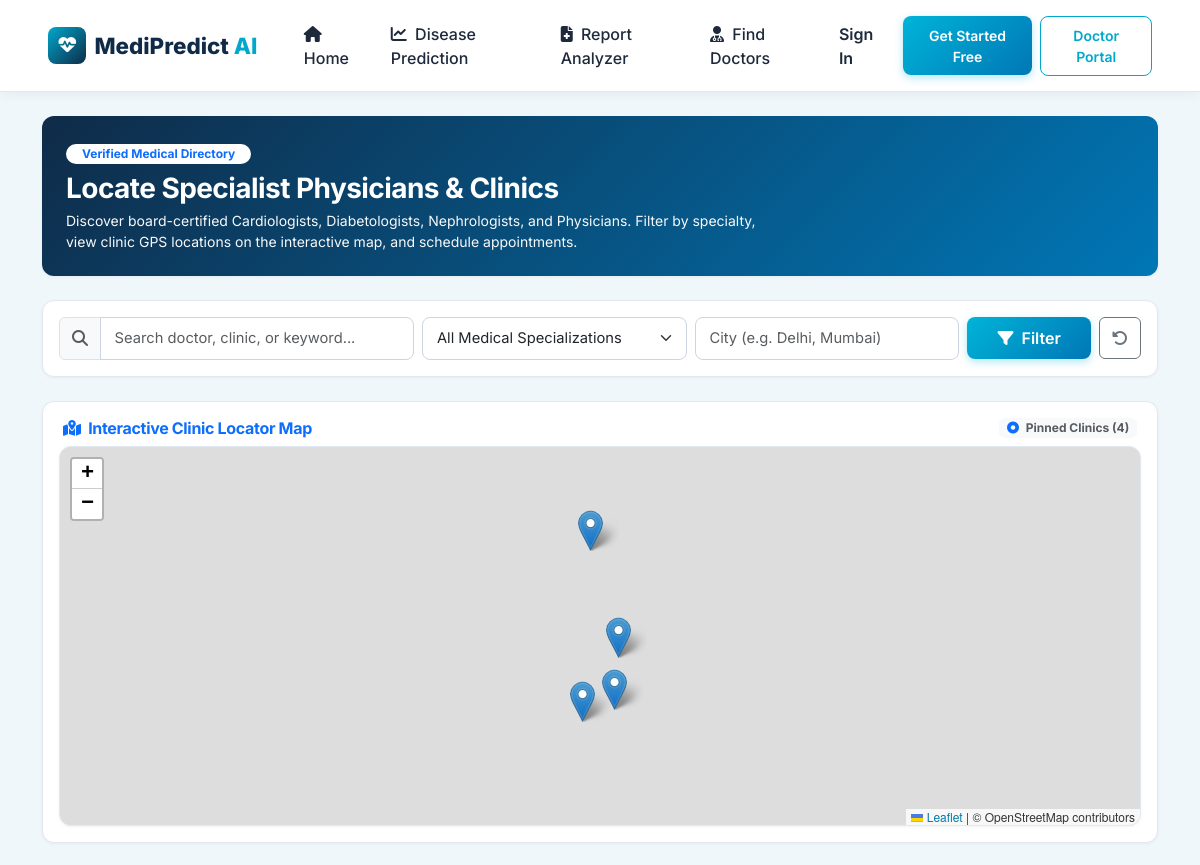
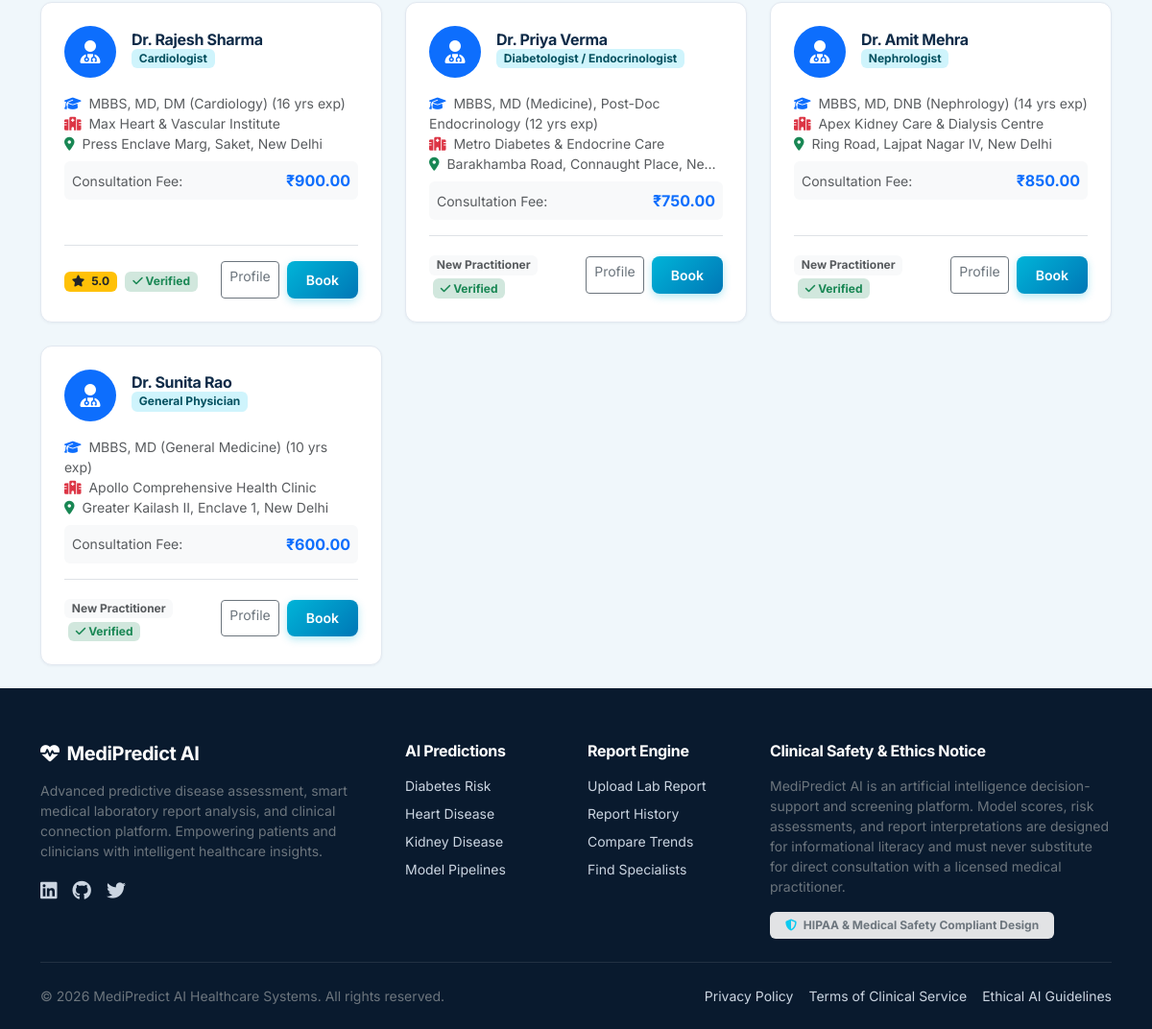
The app's page /appointments/find/ with its own data (2 pictures, top to bottom).
### core/models.py (models this page shows, shortened)
class DoctorProfile(models.Model):
    SPECIALIZATIONS = [
        ('General Physician', 'General Physician'),
        ('Cardiologist', 'Cardiologist (Heart Specialist)'),
        ('Diabetologist / Endocrinologist', 'Diabetologist / Endocrinologist'),
        ('Nephrologist', 'Nephrologist (Kidney Specialist)'),
        ('Pathologist', 'Pathologist (Lab Medicine)'),
        ('Pulmonologist', 'Pulmonologist (Chest & Lungs)'),
        ('Neurologist', 'Neurologist'),
        ('Pediatrician', 'Pediatrician'),
    ]
    user = models.OneToOneField(CustomUser, on_delete=models.CASCADE, related_name='doctor_profile')
    qualification = models.CharField(max_length=150, help_text="e.g. MBBS, MD, DM (Cardiology)")
    specialization = models.CharField(max_length=60, choices=SPECIALIZATIONS, default='General Physician')
    license_number = models.CharField(max_length=50, unique=True, help_text="Medical Council Registration No.")
    clinic_name = models.CharField(max_length=150, default="City Health Clinic")
    clinic_address = models.TextField(default="Connaught Place, Central Delhi")
    city = models.CharField(max_length=100, default="New Delhi")
    latitude = models.FloatField(default=28.6139, help_text="GPS Latitude for map integration")
    longitude = models.FloatField(default=77.2090, help_text="GPS Longitude for map integration")
    consultation_fee = models.DecimalField(max_digits=8, decimal_places=2, default=500.00)
    experience_years = models.PositiveIntegerField(default=5)
    bio = models.TextField(blank=True, null=True)
    is_verified = models.BooleanField(default=False, help_text="Verified by MediPredict AI Admin")
    available_days = models.CharField(max_length=100, default="Mon, Tue, Wed, Thu, Fri, Sat")
    available_time_start = models.TimeField(default="09:00:00")
    available_time_end = models.TimeField(default="17:00:00")

class CustomUser(AbstractUser):
    ROLE_CHOICES = (
        ('PATIENT', 'Patient'),
        ('DOCTOR', 'Doctor'),
        ('ADMIN', 'Administrator'),
    )
    role = models.CharField(max_length=15, choices=ROLE_CHOICES, default='PATIENT')
    phone = models.CharField(max_length=20, blank=True, null=True)
    date_of_birth = models.DateField(blank=True, null=True)
    gender = models.CharField(
        max_length=15,
        choices=[('Male', 'Male'), ('Female', 'Female'), ('Other', 'Other')],
        blank=True, null=True
    )
    profile_picture = models.ImageField(upload_to='avatars/', blank=True, null=True)
    created_at = models.DateTimeField(auto_now_add=True)
    updated_at = models.DateTimeField(auto_now=True)

### appointments/views.py (the view, shortened to what this page needs)
# urls.py: path('find/', views.find_doctors, name='find_doctors'),
def find_doctors(request):
    query = request.GET.get('q', '').strip()
    specialty = request.GET.get('specialty', '').strip()
    city = request.GET.get('city', '').strip()
    doctors = DoctorProfile.objects.select_related('user').annotate(
        avg_rating=Avg('received_reviews__rating')
    ).all()
    if specialty:
        doctors = doctors.filter(specialization=specialty)
    if city:
        doctors = doctors.filter(city__icontains=city)
    doctors_map_data = []
    for doc in doctors:
        doctors_map_data.append({
            'id': doc.id,
            'name': f"Dr. {doc.user.get_full_name() or doc.user.username}",
            'specialty': doc.specialization,
            'clinic': doc.clinic_name,
            'address': doc.clinic_address,
            'city': doc.city,
            'fee': str(doc.consultation_fee),
            'lat': doc.latitude,
            'lng': doc.longitude,
            'url': f"/appointments/doctor/{doc.id}/"
        })
    specialties = [s[0] for s in DoctorProfile.SPECIALIZATIONS]
    return render(request, 'appointments/find_doctors.html', {
        'doctors': doctors,
        'specialties': specialties,
        'selected_specialty': specialty,
        'selected_city': city,
        'query': query,
        'map_data_json': json.dumps(doctors_map_data),
    })

### templates/appointments/find_doctors.html (shortened to what this page needs)
{% extends 'base.html' %}
{% block content %}
<div class="container py-4">
    <div class="card card-medi p-4 mb-4 border-0" style="background: linear-gradient(135deg, #0f2b48, #0077b6); color: white;">
        <div class="row align-items-center g-3">
            <div class="col-lg-8">
                <span class="badge bg-white text-primary mb-2 px-3 py-1 fw-bold rounded-pill">Verified Medical Directory</span>
                <h3 class="fw-bold text-white mb-1">Locate Specialist Physicians & Clinics</h3>
                <p class="small text-light opacity-90 mb-0">
                    Discover board-certified Cardiologists, Diabetologists, Nephrologists, and Physicians. Filter by specialty, view clinic GPS locations on the interactive map, and schedule appointments.
                </p>
            </div>
        </div>
    </div>
    <div class="card card-medi p-3 mb-4">
        <form method="get" class="row g-2 align-items-center">
            <div class="col-md-4">
                <div class="input-group">
                    <span class="input-group-text bg-light"><i class="fa-solid fa-magnifying-glass text-muted"></i></span>
                    <input type="text" name="q" class="form-control" placeholder="Search doctor, clinic, or keyword..." value="{{ query }}">
                </div>
            </div>
            <div class="col-md-3">
                <select name="specialty" class="form-select">
                    <option value="">All Medical Specializations</option>
                </select>
            </div>
            <div class="col-md-3">
                <input type="text" name="city" class="form-control" placeholder="City (e.g. Delhi, Mumbai)" value="{{ selected_city }}">
            </div>
            <div class="col-md-2 d-flex gap-2">
                <button type="submit" class="btn btn-cyan w-100 py-2">
                    <i class="fa-solid fa-filter me-1"></i> Filter
                </button>
                <a href="{% url 'appointments:find_doctors' %}" class="btn btn-outline-secondary py-2" title="Reset Filters">
                    <i class="fa-solid fa-rotate-left"></i>
                </a>
            </div>
        </form>
    </div>
    <div class="card card-medi p-3 mb-4">
        <div class="d-flex justify-content-between align-items-center mb-2 px-1">
            <h6 class="fw-bold text-primary mb-0"><i class="fa-solid fa-map-location-dot me-1"></i> Interactive Clinic Locator Map</h6>
            <span class="badge bg-light text-muted small"><i class="fa-solid fa-circle-dot text-primary me-1"></i> Pinned Clinics ({{ doctors.count }})</span>
        </div>
        <div id="doctorsMap"></div>
    </div>
    <div class="row g-4">
        {% for doc in doctors %}
            <div class="col-md-6 col-lg-4">
                <div class="card card-medi card-medi-interactive h-100 p-4">
                    <div class="d-flex align-items-center gap-3 mb-3">
                        <div class="rounded-circle bg-primary text-white d-flex align-items-center justify-content-center fw-bold fs-4 flex-shrink-0" style="width: 54px; height: 54px;">
                            <i class="fa-solid fa-user-doctor"></i>
                        </div>
                        <div class="overflow-hidden">
                            <h6 class="fw-bold mb-0 text-truncate">Dr. {{ doc.user.get_full_name|default:doc.user.username }}</h6>
                            <span class="badge bg-info-subtle text-info-emphasis small text-truncate d-inline-block" style="max-width: 100%;">
                                {{ doc.specialization }}
                            </span>
                        </div>
                    </div>
                    <div class="small text-muted mb-2">
                        <div><i class="fa-solid fa-graduation-cap text-primary me-1"></i> {{ doc.qualification }} ({{ doc.experience_years }} yrs exp)</div>
                        <div class="text-truncate"><i class="fa-solid fa-hospital text-danger me-1"></i> {{ doc.clinic_name }}</div>
                        <div class="text-truncate"><i class="fa-solid fa-location-dot text-success me-1"></i> {{ doc.clinic_address }}, {{ doc.city }}</div>
                    </div>
                    <div class="d-flex justify-content-between align-items-center p-2 rounded bg-light small mb-3">
                        <span class="text-muted">Consultation Fee:</span>
                        <span class="fw-bold text-primary fs-6">₹{{ doc.consultation_fee }}</span>
                    </div>
                    <div class="d-flex justify-content-between align-items-center border-top pt-3 mt-auto">
                        <div>
                            {% if doc.avg_rating %}
                                <span class="badge bg-warning text-dark"><i class="fa-solid fa-star me-1"></i> {{ doc.avg_rating|floatformat:1 }}</span>
                            {% else %}
                                <span class="badge bg-light text-muted">New Practitioner</span>
                            {% endif %}
                            {% if doc.is_verified %}
                                <span class="badge bg-success-subtle text-success ms-1"><i class="fa-solid fa-check"></i> Verified</span>
                            {% endif %}
                        </div>
                        <div class="d-flex gap-2">
                            <a href="{% url 'appointments:doctor_detail' doc.pk %}" class="btn btn-outline-secondary btn-sm">Profile</a>
                            <a href="{% url 'appointments:book' doc.pk %}" class="btn btn-cyan btn-sm">Book</a>
                        </div>
                    </div>
                </div>
            </div>
        {% endfor %}
    </div>
</div>
{% endblock %}

### records on screen
DoctorProfile: user.get_full_name "Rajesh Sharma", specialization "Cardiologist", qualification "MBBS, MD, DM (Cardiology)", experience_years "16", clinic_name "Max Heart & Vascular Institute", clinic_address "Press Enclave Marg, Saket", city "New Delhi", consultation_fee "900.00", avg_rating "5.0", is_verified True (drawn)
DoctorProfile: user.get_full_name "Priya Verma", specialization "Diabetologist / Endocrinologist", qualification "MBBS, MD (Medicine), Post-Doc Endocrinology", experience_years "12", clinic_name "Metro Diabetes & Endocrine Care", clinic_address "Barakhamba Road, Connaught Place", city "Ne…", consultation_fee "750.00", shows "New Practitioner", is_verified True (drawn)
DoctorProfile: user.get_full_name "Amit Mehra", specialization "Nephrologist", qualification "MBBS, MD, DNB (Nephrology)", experience_years "14", clinic_name "Apex Kidney Care & Dialysis Centre", clinic_address "Ring Road, Lajpat Nagar IV", city "New Delhi", consultation_fee "850.00", shows "New Practitioner", is_verified True (drawn)
DoctorProfile: user.get_full_name "Sunita Rao", specialization "General Physician", qualification "MBBS, MD (General Medicine)", experience_years "10", clinic_name "Apollo Comprehensive Health Clinic", clinic_address "Greater Kailash II, Enclave 1", city "New Delhi", consultation_fee "600.00", shows "New Practitioner", is_verified True (drawn)

### other values on screen
{{ doctors.count }} "4"
